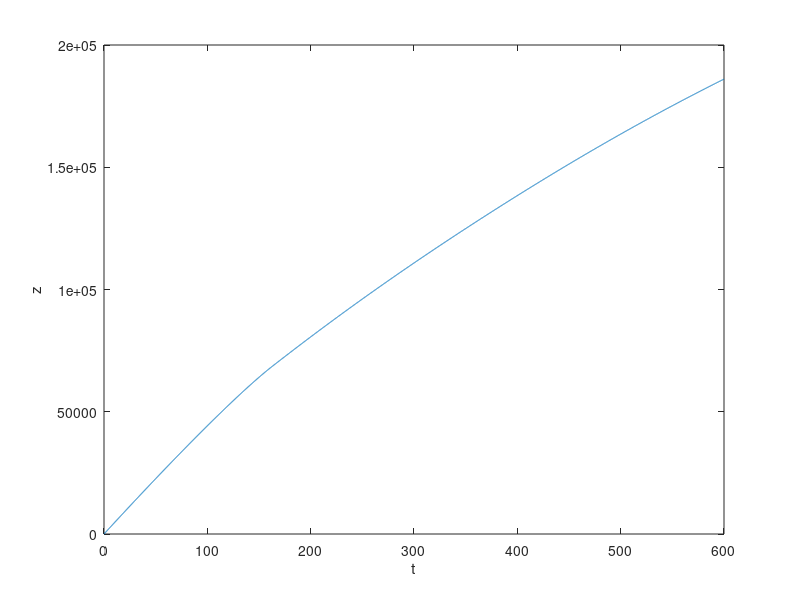

Source code (MATLAB):
%%%%%%%%%%%%%%%%%%%%%%%%%%%%%%%%%%%%%%%%%%%%%%%%%%%%
% RocketMan! 
% Describes the trajectory of a rocket shot vertically upward
% 
% NOTE: clear variables before each run
%%%%%%%%%%%%%%%%%%%%%%%%%%%%%%%%%%%%%%%%%%%%%%%%%%%%

%static variables
ve1=2500; ve2=3550;%exhaust velocity
dm1=251; dm2=4.1; md2=4500; %md1=20000; %dry mass and mass flow rate
G=6.67*10^-11; RE=6371000; ME=5.972*10^24; %constants
A= 113; %area of rocket 


%initialise values at t=0
z0=0; %height above earth
v0=0; %intitial radial velocity
m0=407000; m1=15500; %initial fuel masses
vt0=460; st0=0; %tangential components
tau = 0.1; %interval
maxstep = 6000; % no. of iterations
alpha=0; %angle of thrust vectoring
at=0; %initial tangential velocity
gamma=0.5;
%%%%%%%%%%%%%%%%%%%%%%%%%%%%%%%%%%%%%%%%%%%%%%%%%%%%

%assigning variables to init values
z=z0; v=v0; mf1=m0; a=0; mf2=m1; vt=vt0; st=st0;


for istep=1:maxstep
    t = (istep-1)*tau; 
    m=mf1+mf2+md2; %total mass
    rho=(1.225*exp(-(z)/8780)); %density function
    
    aFd=(0.5*0.82*rho*A*v^2)/m; %magnitude of frictional acceleration
    aFi1=ve1*(dm1/tau)/m; %magnitude of stage 1 thrust acceleration
    aFi2=ve2*(dm2/tau)/m; %magnitude of stage 2 thrust acceleration
    aFg=G*ME/((z+RE)^2); %magnitude of gravitational acceleration
    aFc=vt^2/(RE+z); %effective acceleration due to required centripetal force
    
    theta=atan2(vt-vt0,v); %angle of rocket
    phi=theta+alpha; %angle of thrust vector
    
    
    
    xplot(istep) = t;
    yplot(istep) = st;
   

    % while mf > 0
    if( mf1 > 0 )
        iter=istep;
        a_prime = aFi1*cos(phi) + aFc - aFg - aFd*cos(theta);
        aw= -(vt)*(1/(RE+z))*v -(vt)*dm1/m;
        at= aw;% +aFi1*sin(gamma);% - aFd*sin(theta);
        if (a_prime>0)
            a = a_prime;
        else
            a = 0;
        end
        mf1 = mf1-dm1;
    else
        if( mf2 > 0 )
            alpha=t*0.03;
            a = aFi2*cos(phi) + aFc - aFg - aFd*cos(theta);
            mf2 = mf2-dm2;
            aw=-(vt)*(1/(RE+z))*v -(vt)*dm2/m;
            at= aw;% +aFi2*sin(gamma) %- aFd*sin(theta) ;
        else
            a= aFc -aFg - aFd*cos(theta);
        end
    end
    v = v+a*tau;
    z = z+v*tau;
    vt = vt + at*tau;
    st = st+vt*tau;
end


plot1=plot(xplot,yplot,'-');
xlabel('t'); ylabel('z');



%%%%%%%%%%%%%%%%%%%%%%%%%%%%%%%%%%%%%%%%%%%%%%%%%%%%
% Changelog:
% 1.0 Initialise program. Basic acceleration
% 1.1 Added in dry mass and gravitational potential
% 1.2 Added in real world values (Falcon Heavy)
% 1.3 Added in drag force
% 1.4 Verified with Falcon Heavy
% 1.5 Added in stage 2

% 2.0 Make 2D: a_r, v_t
% 2.1 a_t
% 2.2 make single loop
% 2.3 consolidated variables
% 2.4 split into radial and tangential
% 2.5 realised that theta is problematic, try simple first/  Last one with
% (problematic) theta

%to do:
% alpha(t) st vr = 0, vt = vreq, z = zreq; -> single variable v3
% v4 -> Powell
%%%%%%%%%%%%%%%%%%%%%%%%%%%%%%%%%%%%%%%%%%%%%%%%%%%%
